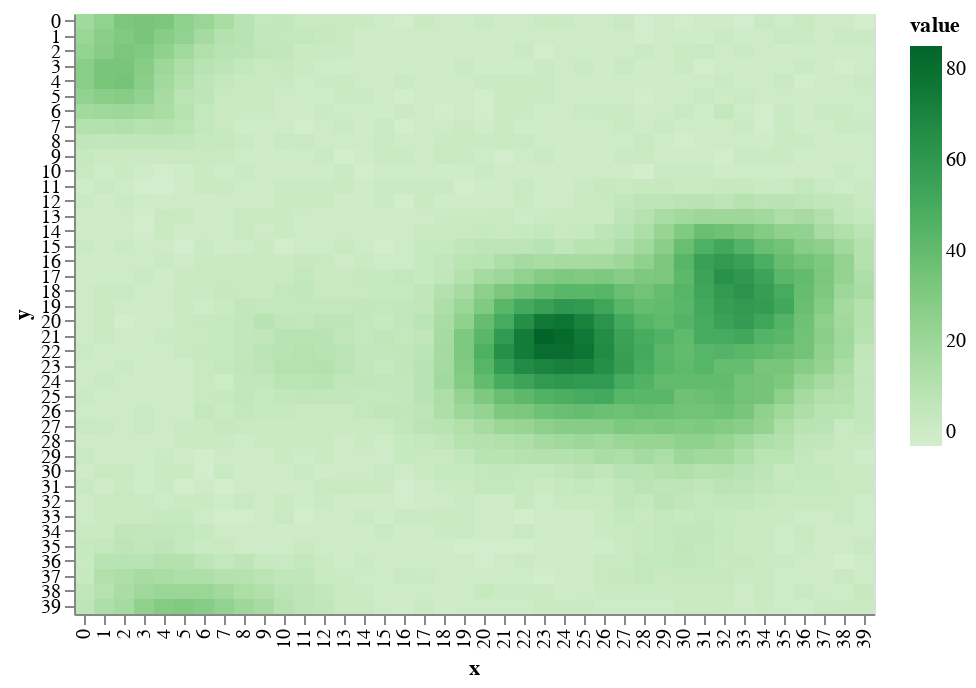

Notebook code cell kept with this figure:
### Code cell
draw.drawTerrainHeight(world.grid_elevation)

### Figure 1 — Vega-Lite specification as saved in the notebook (floating-point values rounded to 4 significant figures; data arrays with more than 128 entries replaced by an {"elided": "..."} marker saying what was removed)
{"$schema": "https://vega.github.io/schema/vega-lite/v2.6.0.json", "config": {"view": {"height": 300, "width": 400}}, "data": {"name": "data-cf6c22d87068bd30715b31da105f496e"}, "datasets": {"data-cf6c22d87068bd30715b31da105f496e": {"elided": "1600 records"}}, "encoding": {"color": {"field": "value", "scale": {"scheme": "greens"}, "type": "quantitative"}, "x": {"field": "x", "type": "ordinal"}, "y": {"field": "y", "type": "ordinal"}}, "mark": "rect"}
